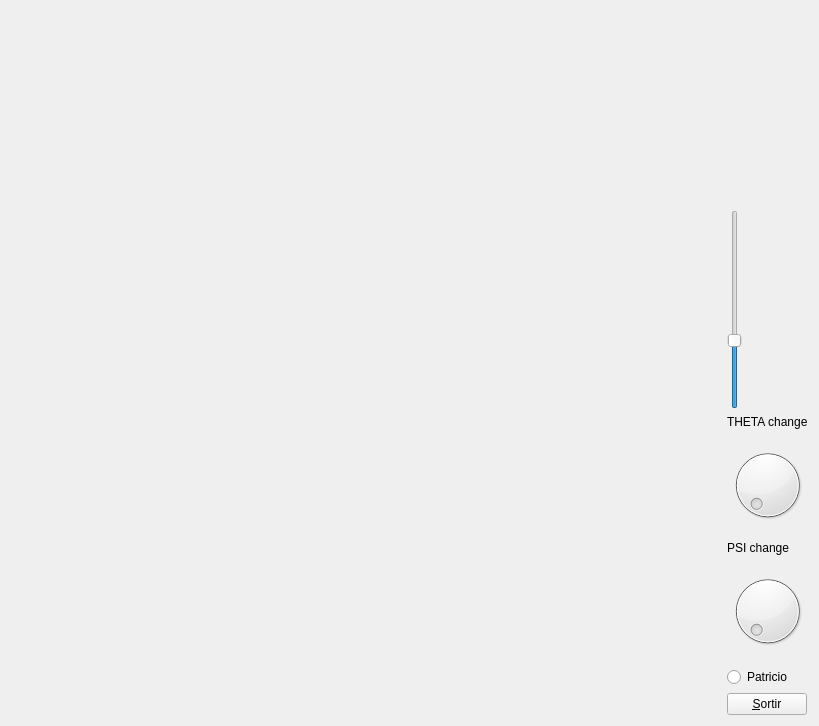
<?xml version="1.0" encoding="UTF-8"?>
<ui version="4.0">
 <class>MyForm</class>
 <widget class="QWidget" name="MyForm">
  <property name="geometry">
   <rect>
    <x>0</x>
    <y>0</y>
    <width>819</width>
    <height>726</height>
   </rect>
  </property>
  <property name="windowTitle">
   <string>Form</string>
  </property>
  <layout class="QHBoxLayout" name="horizontalLayout">
   <item>
    <widget class="MyGLWidget" name="widget" native="true">
     <property name="sizePolicy">
      <sizepolicy hsizetype="Expanding" vsizetype="Expanding">
       <horstretch>0</horstretch>
       <verstretch>0</verstretch>
      </sizepolicy>
     </property>
    </widget>
   </item>
   <item>
    <layout class="QVBoxLayout" name="verticalLayout">
     <item>
      <spacer name="verticalSpacer">
       <property name="orientation">
        <enum>Qt::Vertical</enum>
       </property>
       <property name="sizeHint" stdset="0">
        <size>
         <width>20</width>
         <height>40</height>
        </size>
       </property>
      </spacer>
     </item>
     <item>
      <widget class="QSlider" name="verticalSlider">
       <property name="maximum">
        <number>180</number>
       </property>
       <property name="sliderPosition">
        <number>60</number>
       </property>
       <property name="orientation">
        <enum>Qt::Vertical</enum>
       </property>
      </widget>
     </item>
     <item>
      <widget class="QLabel" name="label_2">
       <property name="text">
        <string>THETA change</string>
       </property>
      </widget>
     </item>
     <item>
      <widget class="QDial" name="dial_2">
       <property name="autoFillBackground">
        <bool>false</bool>
       </property>
       <property name="maximum">
        <number>360</number>
       </property>
      </widget>
     </item>
     <item>
      <widget class="QLabel" name="label">
       <property name="text">
        <string>PSI change</string>
       </property>
      </widget>
     </item>
     <item>
      <widget class="QDial" name="dial">
       <property name="maximum">
        <number>360</number>
       </property>
       <property name="singleStep">
        <number>1</number>
       </property>
      </widget>
     </item>
     <item>
      <widget class="QRadioButton" name="radioButton">
       <property name="text">
        <string>Patricio</string>
       </property>
      </widget>
     </item>
     <item>
      <widget class="QPushButton" name="pushButton">
       <property name="sizePolicy">
        <sizepolicy hsizetype="Fixed" vsizetype="Fixed">
         <horstretch>0</horstretch>
         <verstretch>0</verstretch>
        </sizepolicy>
       </property>
       <property name="text">
        <string>&amp;Sortir</string>
       </property>
      </widget>
     </item>
    </layout>
   </item>
  </layout>
 </widget>
 <customwidgets>
  <customwidget>
   <class>MyGLWidget</class>
   <extends>QWidget</extends>
   <header>MyGLWidget.h</header>
   <container>1</container>
   <slots>
    <signal>zoomPerformed(int)</signal>
    <signal>psiChange(int)</signal>
    <signal>thetaChange(int)</signal>
    <slot>performZoom(int)</slot>
    <slot>cambiaModelo(bool)</slot>
    <slot>changePsi(int)</slot>
    <slot>changeTheta(int)</slot>
   </slots>
  </customwidget>
 </customwidgets>
 <resources/>
 <connections>
  <connection>
   <sender>pushButton</sender>
   <signal>clicked()</signal>
   <receiver>MyForm</receiver>
   <slot>close()</slot>
   <hints>
    <hint type="sourcelabel">
     <x>808</x>
     <y>718</y>
    </hint>
    <hint type="destinationlabel">
     <x>839</x>
     <y>529</y>
    </hint>
   </hints>
  </connection>
  <connection>
   <sender>verticalSlider</sender>
   <signal>valueChanged(int)</signal>
   <receiver>widget</receiver>
   <slot>performZoom(int)</slot>
   <hints>
    <hint type="sourcelabel">
     <x>738</x>
     <y>341</y>
    </hint>
    <hint type="destinationlabel">
     <x>686</x>
     <y>469</y>
    </hint>
   </hints>
  </connection>
  <connection>
   <sender>widget</sender>
   <signal>zoomPerformed(int)</signal>
   <receiver>verticalSlider</receiver>
   <slot>setValue(int)</slot>
   <hints>
    <hint type="sourcelabel">
     <x>717</x>
     <y>434</y>
    </hint>
    <hint type="destinationlabel">
     <x>726</x>
     <y>304</y>
    </hint>
   </hints>
  </connection>
  <connection>
   <sender>radioButton</sender>
   <signal>clicked(bool)</signal>
   <receiver>widget</receiver>
   <slot>cambiaModelo(bool)</slot>
   <hints>
    <hint type="sourcelabel">
     <x>733</x>
     <y>669</y>
    </hint>
    <hint type="destinationlabel">
     <x>701</x>
     <y>668</y>
    </hint>
   </hints>
  </connection>
  <connection>
   <sender>dial</sender>
   <signal>valueChanged(int)</signal>
   <receiver>widget</receiver>
   <slot>changePsi(int)</slot>
   <hints>
    <hint type="sourcelabel">
     <x>744</x>
     <y>587</y>
    </hint>
    <hint type="destinationlabel">
     <x>706</x>
     <y>583</y>
    </hint>
   </hints>
  </connection>
  <connection>
   <sender>dial_2</sender>
   <signal>valueChanged(int)</signal>
   <receiver>widget</receiver>
   <slot>changeTheta(int)</slot>
   <hints>
    <hint type="sourcelabel">
     <x>732</x>
     <y>485</y>
    </hint>
    <hint type="destinationlabel">
     <x>717</x>
     <y>484</y>
    </hint>
   </hints>
  </connection>
  <connection>
   <sender>widget</sender>
   <signal>psiChange(int)</signal>
   <receiver>dial</receiver>
   <slot>setValue(int)</slot>
   <hints>
    <hint type="sourcelabel">
     <x>702</x>
     <y>611</y>
    </hint>
    <hint type="destinationlabel">
     <x>740</x>
     <y>611</y>
    </hint>
   </hints>
  </connection>
  <connection>
   <sender>widget</sender>
   <signal>thetaChange(int)</signal>
   <receiver>dial_2</receiver>
   <slot>setValue(int)</slot>
   <hints>
    <hint type="sourcelabel">
     <x>703</x>
     <y>514</y>
    </hint>
    <hint type="destinationlabel">
     <x>736</x>
     <y>518</y>
    </hint>
   </hints>
  </connection>
 </connections>
 <slots>
  <slot>performZoom(int)</slot>
 </slots>
</ui>
